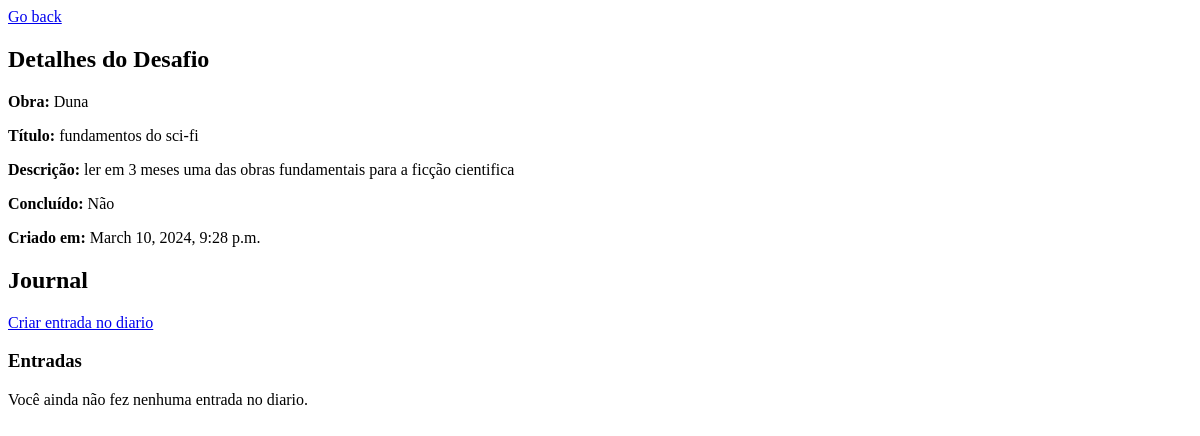
The page /user/challenge/8/?page=2 (signed in) on the database as committed earlier.
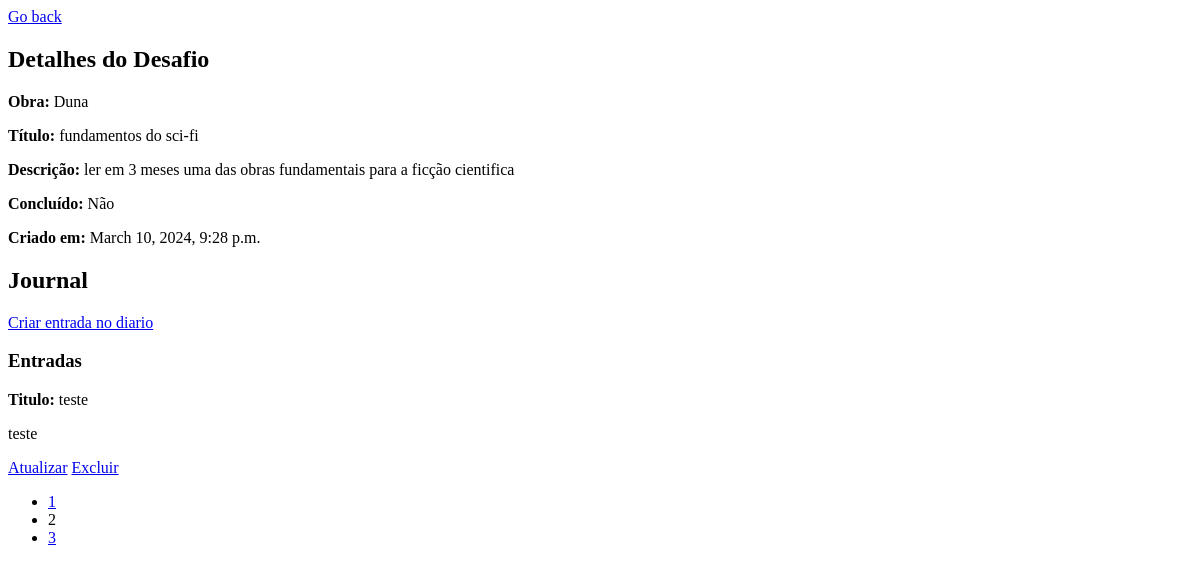
The same page on the database as committed later.
### base/models.py (models this page shows, shortened)
class Journal(models.Model):
    challenge = models.ForeignKey(Challenge, related_name='journals', on_delete=models.CASCADE)
    entry_name = models.CharField(max_length=200, null=True)
    entry = models.TextField(null=True, blank=True)
    created = models.DateTimeField(auto_now_add=True)

### base/views.py (the view)
# urls.py: path('user/challenge/<int:pk>/', ChallengeDetail.as_view(), name='challenge'),
class ChallengeDetail(LoginRequiredMixin, DetailView):
    model = Challenge
    context_object_name = 'challenge'
    template_name = 'base/challenge.html'
    def get_context_data(self, **kwargs):
        context = super().get_context_data(**kwargs)
        challenge = self.get_object()
        journal_entries = Journal.objects.filter(challenge=challenge).order_by('created')
        paginator = Paginator(journal_entries, 1)
        num_pages = self.request.GET.get('page')
        try:
            pages = paginator.page(num_pages)
        except PageNotAnInteger:
            pages = paginator.page(1)
        except EmptyPage:
            pages = paginator.page(paginator.num_pages)
        context['pages'] = pages
        context['num_reviews'] = num_pages
        return context

### base/templates/base/challenge.html (shortened to what this page needs)
<!DOCTYPE html>
<html lang="en">
<head>
    <a href="{% url 'challenges' %}">Go back </a>
</head>
<body>
    <h2>Detalhes do Desafio</h2>
    <p><strong>Obra:</strong> {{ challenge.book.title }}</p>
    <p><strong>Título:</strong> {{ challenge.title }}</p>
    <p><strong>Descrição:</strong> {{ challenge.description }}</p>
    <p><strong>Concluído:</strong> {% if challenge.completed %}Sim{% else %}Não{% endif %}</p>
    <p><strong>Criado em:</strong> {{ challenge.created }}</p>
    <h2>Journal</h2>
    <a href="{% url 'journal-create' challenge_id=challenge.id %}">Criar entrada no diario</a>
    <h3>Entradas</h3>
    {% for page in pages %}
        <p> <strong>Titulo:</strong> {{ page.entry_name }} </p>
        <p>{{ page.entry }}</p>
        <a href="{% url 'journal-update' pk=page.pk %}">Atualizar</a>
        <a href="{% url 'journal-delete' pk=page.pk %}">Excluir</a>
    {% empty %}
        <p>Você ainda não fez nenhuma entrada no diario.</p>
    {% endfor %}
    {% if pages.has_other_pages %}
        <ul class="pagination">
            {% for num in pages.paginator.page_range %}
                {% if pages.number == num %}
                    <li class="active"><span>{{ num }}</span></li>
                {% elif num > pages.number|add:'-3' and num < pages.number|add:'3' %}
                    <li><a href="?page={{ num }}">{{ num }}</a></li>
                {% endif %}
            {% endfor %}
        </ul>
    {% endif %}
</body>
</html>

Rows that differ between the two databases and show on the page:
added Journal: entry_name "teste", entry "teste"
Other text that changed with them:
new list line: "1"
new list line: "2"
new list line: "3"
text no longer shown: "Você ainda não fez nenhuma entrada no diario."
